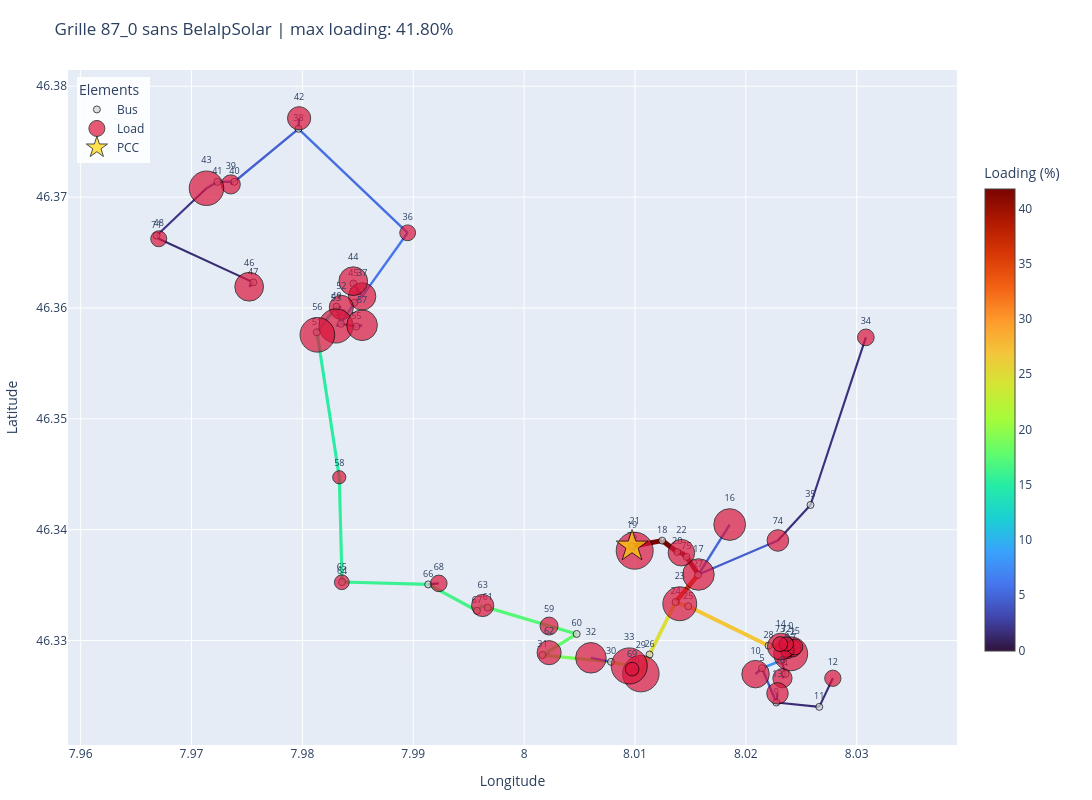
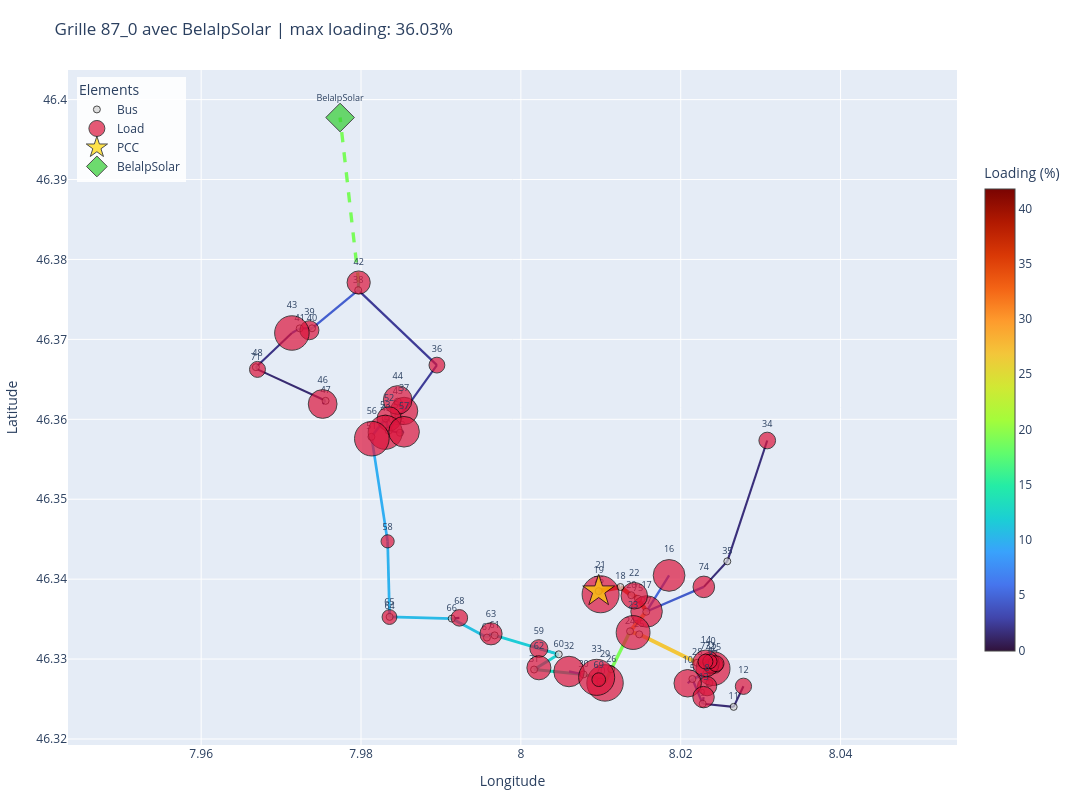

Notebook cell for these charts, in order:
### Markdown cell above
## Visualisation des deux grilles

### Code cell
import plotly.graph_objects as go
import plotly.io as pio
from plotly.colors import sample_colorscale

pio.renderers.default = "vscode"

plot_coordinates = bus_geo[["longitude", "latitude"]].copy()
plot_coordinates.loc[int(belalp_bus)] = [belalp_longitude, belalp_latitude]
max_loading_common = max(
    float(net_without_belalp.res_line["loading_percent"].max()),
    float(net_with_belalp.res_line["loading_percent"].max()),
    1.0,
)
max_load_common = max(
    float(net_without_belalp.load["p_mw"].max()),
    float(net_with_belalp.load["p_mw"].max()),
    1e-9,
)


def add_bus_markers(fig, items, name, color, symbol, sizes):
    if not items:
        return
    fig.add_trace(go.Scatter(
        x=[item["longitude"] for item in items],
        y=[item["latitude"] for item in items],
        mode="markers+text",
        text=[str(item["label"]) for item in items],
        textposition="top center",
        textfont=dict(size=9),
        marker=dict(symbol=symbol, size=sizes, color=color, line=dict(color="black", width=1)),
        customdata=[[item["bus"], item["load_mw"], item["vm_pu"]] for item in items],
        hovertemplate=(
            "bus %{customdata[0]}<br>"
            "load: %{customdata[1]:.4f} MW<br>"
            "voltage: %{customdata[2]:.4f} pu<extra></extra>"
        ),
        name=name,
    ))


def build_interactive_grid(net, title):
    fig = go.Figure()
    for line_index, line in net.line.iterrows():
        from_bus = int(line["from_bus"])
        to_bus = int(line["to_bus"])
        if from_bus not in plot_coordinates.index or to_bus not in plot_coordinates.index:
            continue
        x0, y0 = plot_coordinates.loc[from_bus, ["longitude", "latitude"]]
        x1, y1 = plot_coordinates.loc[to_bus, ["longitude", "latitude"]]
        loading = float(net.res_line.loc[line_index, "loading_percent"])
        p_from = float(net.res_line.loc[line_index, "p_from_mw"])
        q_from = float(net.res_line.loc[line_index, "q_from_mvar"])
        loading_ratio = min(max(loading / max_loading_common, 0.0), 1.0)
        is_belalp_line = str(line.get("name", "")) == "OHL_87_0_to_BelalpSolar"
        fig.add_trace(go.Scatter(
            x=[x0, x1],
            y=[y0, y1],
            mode="lines",
            line=dict(
                color=sample_colorscale("Turbo", loading_ratio)[0],
                width=2.0 + 3.0 * loading_ratio,
                dash="dash" if is_belalp_line else "solid",
            ),
            customdata=[[line_index, from_bus, to_bus, loading, p_from, q_from]] * 2,
            hovertemplate=(
                "line %{customdata[0]}<br>"
                "%{customdata[1]} -> %{customdata[2]}<br>"
                "loading: %{customdata[3]:.2f}%<br>"
                "P_from: %{customdata[4]:.3f} MW<br>"
                "Q_from: %{customdata[5]:.3f} MVAr<extra></extra>"
            ),
            showlegend=False,
        ))

    fig.add_trace(go.Scatter(
        x=[None],
        y=[None],
        mode="markers",
        marker=dict(
            color=[0],
            colorscale="Turbo",
            cmin=0,
            cmax=max_loading_common,
            showscale=True,
            colorbar=dict(title="Loading (%)", x=1.02, len=0.75),
        ),
        hoverinfo="skip",
        showlegend=False,
    ))

    active_loads = net.load[net.load["in_service"]]
    load_by_bus = active_loads.groupby("bus")["p_mw"].sum() if len(active_loads) else pd.Series(dtype=float)
    pcc_bus = int(net.ext_grid.loc[net.ext_grid["in_service"], "bus"].iloc[0])
    plain, loads, special = [], [], []
    for bus in net.bus.index:
        bus = int(bus)
        if bus not in plot_coordinates.index:
            continue
        longitude, latitude = plot_coordinates.loc[bus, ["longitude", "latitude"]]
        item = {
            "bus": bus,
            "label": "BelalpSolar" if bus == int(belalp_bus) else bus,
            "longitude": float(longitude),
            "latitude": float(latitude),
            "load_mw": float(load_by_bus.get(bus, 0.0)),
            "vm_pu": float(net.res_bus.loc[bus, "vm_pu"]),
        }
        if bus == pcc_bus or bus == int(belalp_bus):
            special.append(item)
        elif item["load_mw"] > 0:
            loads.append(item)
        else:
            plain.append(item)

    add_bus_markers(fig, plain, "Bus", "lightgray", "circle", [7] * len(plain))
    add_bus_markers(fig, loads, "Load", "crimson", "circle", [9 + 28 * item["load_mw"] / max_load_common for item in loads])
    pcc_items = [item for item in special if item["bus"] == pcc_bus]
    belalp_items = [item for item in special if item["bus"] == int(belalp_bus)]
    add_bus_markers(fig, pcc_items, "PCC", "gold", "star", [24] * len(pcc_items))
    add_bus_markers(fig, belalp_items, "BelalpSolar", "limegreen", "diamond", [22] * len(belalp_items))

    fig.update_layout(
        title=f"{title} | max loading: {float(net.res_line['loading_percent'].max()):.2f}%",
        width=1150,
        height=800,
        dragmode="zoom",
        hovermode="closest",
        xaxis_title="Longitude",
        yaxis_title="Latitude",
        legend=dict(title="Elements", x=0.01, y=0.99, bgcolor="rgba(255,255,255,0.88)"),
        margin=dict(l=55, r=135, t=70, b=55),
    )
    fig.update_yaxes(scaleanchor="x", scaleratio=1)
    return fig


fig_without_belalp = build_interactive_grid(net_without_belalp, "Grille 87_0 sans BelalpSolar")
fig_with_belalp = build_interactive_grid(net_with_belalp, "Grille 87_0 avec BelalpSolar")
output_dir = Path("output")
output_dir.mkdir(exist_ok=True)
fig_without_belalp.write_html(output_dir / "grid_87_0_without_belalp.html")
fig_with_belalp.write_html(output_dir / "grid_87_0_with_belalp.html")
fig_without_belalp.show()
fig_with_belalp.show()
